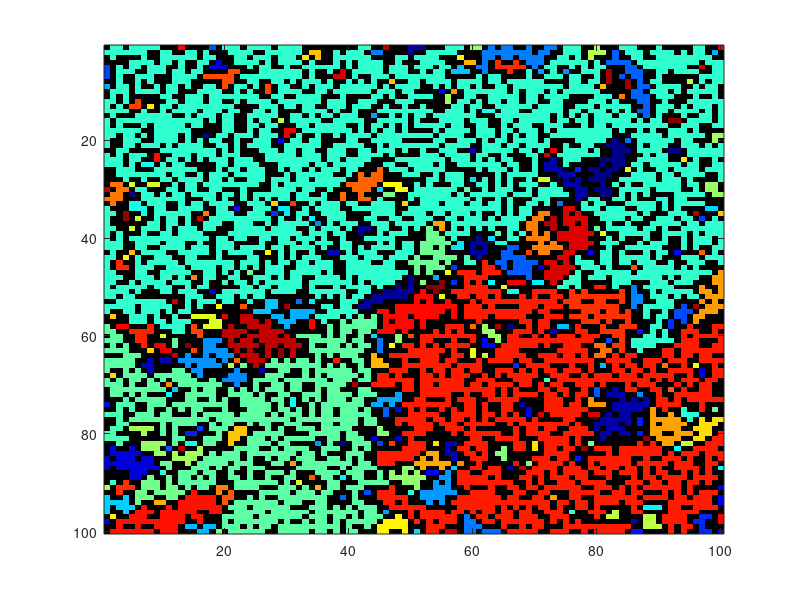

Here is the MATLAB script that generated this plot:
L=100;
r = rand(L,L);
p=0.6;
z = r<p;
[lw,num] = bwlabel(z,4);
num
img=label2rgb(lw,'jet', 'k', 'shuffle');
image(img);
s=regionprops(lw,'Area');
s.Area;
area = cat(1,s.Area);
s2 = regionprops(lw, 'BoundingBox');
bbox = cat(1,s2.BoundingBox);
